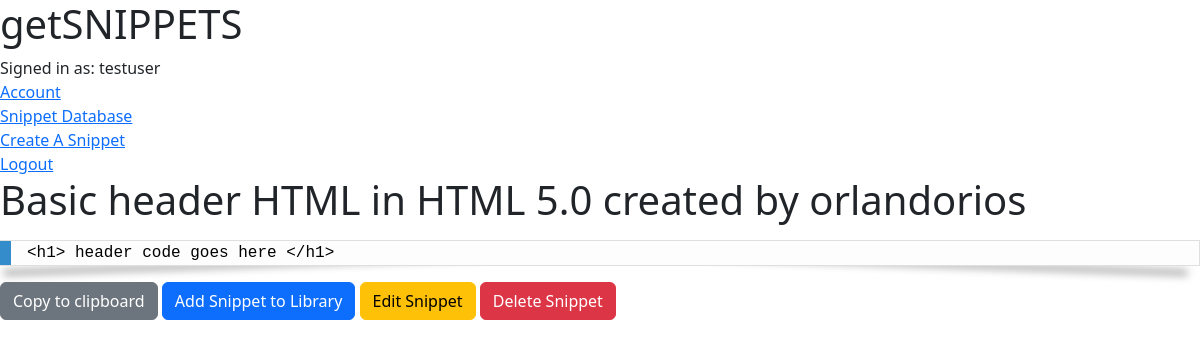
/snippets/20 (signed in), run on the app's committed database.
### snippets/models.py (models this page shows, shortened)
class User(BaseUser):
    pass

class Snippet(models.Model):
    code = models.TextField()
    description = models.CharField(max_length=512)
    language = models.ForeignKey('Language',
    on_delete=models.CASCADE, related_name="snippets", blank=True, null=True)
    users = models.ManyToManyField('User', related_name='snippets')
    author = models.ForeignKey('User', on_delete=models.CASCADE, related_name="user_snippet")
    parent = models.ForeignKey('Snippet', on_delete=models.SET_NULL, related_name="fork",
        blank=True, null=True)
    def __str__(self):
        return f'{self.description} in {self.language} created by {self.author}'

class Language(models.Model):
    name = models.CharField(max_length=255)
    version = models.FloatField(blank=True, null=True)
    def __str__(self):
        return f'{self.name} {self.version}'

### snippets/views.py (the view)
# urls.py: path('snippets/<int:pk>', views.snippet_detail, name='snippet_detail'),
def snippet_detail(request, pk):
    snippet = get_object_or_404(Snippet, pk=pk)
    return render(request, 'snippets/snippet_detail.html', {'snippet': snippet})

### templates/snippets/snippet_detail.html (shortened to what this page needs)
{% extends "base.html" %}
{% block content %}
        <h1>{{ snippet }}</h1>
        <p><pre><code class="language-css">{{snippet.code}}</code></pre></p>
        <button class="btn btn-secondary" data-clipboard-text="{{snippet.code}}">
                Copy to clipboard
        </button>
        <a class="btn btn-primary" href="{% url 'add_to_library' pk=snippet.pk %}" data-0='add_to_library'>Add Snippet to Library
        </a>
        <a class="btn btn-warning" href="{% url 'snippet_edit' pk=snippet.pk %}" role="button">Edit Snippet</a>
        <a class="btn btn-danger"href="{% url 'snippet_delete' pk=snippet.pk %}" data-0='snippet_delete'>Delete Snippet</a>
{% endblock %}

### templates/base.html (shortened to what this page needs)
{% load static %}
{% load bootstrap5 %}
<!DOCTYPE html>
<html lang="en">
<head>
    <link rel="stylesheet" href="{% static 'css/prism.css' %}">
    <link rel="stylesheet" href="{% static 'css/style.css' %}">
    <link href="https://cdn.jsdelivr.net/npm/bootstrap@5.2.0/dist/css/bootstrap.min.css" rel="stylesheet"
>
</head>
<body>
    <header>
        <h1>getSNIPPETS</h1>
        <div class="user_account">{% if user.is_authenticated %}
            <div class="username">Signed in as: {{request.user.username}}</div>
            <div><a href="/snippets/profile/">Account</a></div>
            <div><a href="{% url 'snippets' %}">Snippet Database</a></div>
            <a href="{% url 'create_snippet' %}" class="top-menu">
                Create A Snippet
            </a>
            <div><a href="/accounts/logout">Logout</a></div>
            {% else %}
            <div><a href="/accounts/login">Login</a></div>
            <div><a href="/accounts/register">Sign Up</a></div>
            <div><a href="{% url 'snippets' %}">Snippet Database</a></div>
            {% endif %}
        </div>
    </header>
    {% block content %}
    {% endblock %}
</body>
</html>

### static/css/prism.css (style rules this page uses)
code[class*=language-],pre[class*=language-] { color:#000;background:0 0;font-family:Consolas,Monaco,'Andale Mono','Ubuntu Mono',monospace;font-size:1em;text-align:left;white-space:pre;word-spacing:normal;word-break:normal;word-wrap:normal;line-height:1.5;-moz-tab-size:4;-o-tab-size:4;tab-size:4;-webkit-hyphens:none;-moz-hyphens:none;-ms-hyphens:none;hyphens:none }
pre[class*=language-] { position:relative;margin:.5em 0;overflow:visible;padding:1px }
pre[class*=language-]>code { position:relative;z-index:1;border-left:10px solid #358ccb;box-shadow:-1px 0 0 0 #358ccb,0 0 0 1px #dfdfdf;background-color:#fdfdfd;background-image:linear-gradient(transparent 50%,rgba(69,142,209,.04) 50%);background-size:3em 3em;background-origin:content-box;background-attachment:local }
code[class*=language-] { max-height:inherit;height:inherit;padding:0 1em;display:block;overflow:auto }
:not(pre)>code[class*=language-],pre[class*=language-] { background-color:#fdfdfd;-webkit-box-sizing:border-box;-moz-box-sizing:border-box;box-sizing:border-box;margin-bottom:1em }
pre[class*=language-]:after,pre[class*=language-]:before { content:'';display:block;position:absolute;bottom:.75em;left:.18em;width:40%;height:20%;max-height:13em;box-shadow:0 13px 8px #979797;-webkit-transform:rotate(-2deg);-moz-transform:rotate(-2deg);-ms-transform:rotate(-2deg);-o-transform:rotate(-2deg);transform:rotate(-2deg) }
pre[class*=language-]:after { right:.75em;left:auto;-webkit-transform:rotate(2deg);-moz-transform:rotate(2deg);-ms-transform:rotate(2deg);-o-transform:rotate(2deg);transform:rotate(2deg) }

### data on the page
User: user.username "testuser"
Snippet: description+language+author "Basic header HTML in HTML 5.0 created by orlandorios"
